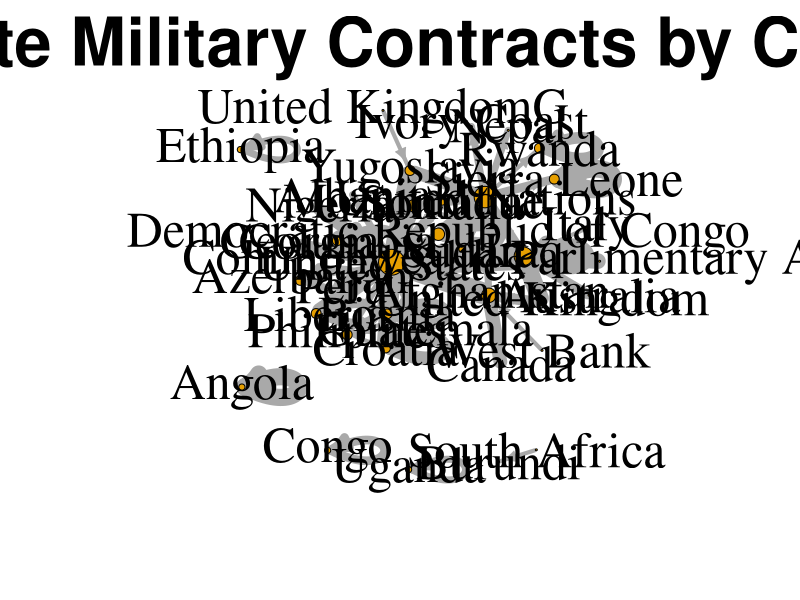

Recreate this plot in R. (Note: this script raises an error after producing the figure.)
## ---- chunk 1
knitr::opts_chunk$set(echo = TRUE)

# Store string containing all required packages
my_packages <- c('igraph', 'RColorBrewer', 'ggplot2', 'dplyr', 'janitor', 'stringr', 'stopwords', 'bipartite')

## ---- chunk 2
# Store all installed packages
ya_installed <- library()$results[,1]

# Check whether required packages are already installed and grab only those that still need installation
need_install<-my_packages[!(my_packages %in% ya_installed)]

#install required packages
lapply(need_install, install.packages, character.only = TRUE)

## ---- chunk 3
# Store all installed packages
ya_loaded <- (.packages())

# Check whether required packages are already installed and grab only those that still need installation
need_load<-my_packages[!(my_packages %in% ya_loaded)]

# Load required packages
lapply(need_load, require, character.only = TRUE)
## ---- chunk 4
PSD <- read.csv("PSD_V4_1990-2007_csv.csv", row.names=NULL, sep=";")

View(PSD)
head(PSD)
summarize(PSD)
## ---- chunk 5
prepped_data <- PSD %>%
  group_by(clientsc, locsc) %>%#I want to know which countries are sending PMSCs where
  summarize(
    contract_no = sum(nofirm)#Summarize the number of PMSCs deployed to a specific country
  )
View(prepped_data)

#Change country codes to actual names
for (i in prepped_data) {
  prepped_data$clientsc <- str_replace_all(prepped_data$clientsc, "ANG", "Angola")
  prepped_data$clientsc <- str_replace_all(prepped_data$clientsc, "AUL", "Australia")
  prepped_data$clientsc <- str_replace_all(prepped_data$clientsc, "AZE", "Azerbaijan")
  prepped_data$clientsc <- str_replace_all(prepped_data$clientsc, "BOS", "Bosnia")
  prepped_data$clientsc <- str_replace_all(prepped_data$clientsc, "CAN", "Canada")
  prepped_data$clientsc <- str_replace_all(prepped_data$clientsc, "COL", "Columbia")
  prepped_data$clientsc <- str_replace_all(prepped_data$clientsc, "CON", "Congo")
  prepped_data$clientsc <- str_replace_all(prepped_data$clientsc, "CPA", "Commonwealth Parlimentary Association")
  prepped_data$clientsc <- str_replace_all(prepped_data$clientsc, "CRO", "Croatia")
  prepped_data$clientsc <- str_replace_all(prepped_data$clientsc, "DRC", "Democratic Republic of Congo")
  prepped_data$clientsc <- str_replace_all(prepped_data$clientsc, "ETH", "Ethiopia")
  prepped_data$clientsc <- str_replace_all(prepped_data$clientsc, "IRQ", "Iraq")
  prepped_data$clientsc <- str_replace_all(prepped_data$clientsc, "ITA", "Italy")
  prepped_data$clientsc <- str_replace_all(prepped_data$clientsc, "LBR", "Liberia")
  prepped_data$clientsc <- str_replace_all(prepped_data$clientsc, "MZM", "Mozambique")
  prepped_data$clientsc <- str_replace_all(prepped_data$clientsc, "PHI", "Philipines")
  prepped_data$clientsc <- str_replace_all(prepped_data$clientsc, "RWA", "Rwanda")
  prepped_data$clientsc <- str_replace_all(prepped_data$clientsc, "SAF", "South Africa")
  prepped_data$clientsc <- str_replace_all(prepped_data$clientsc, "SIE", "Sierra Leone")
  prepped_data$clientsc <- str_replace_all(prepped_data$clientsc, "UGA", "Uganda")
  prepped_data$clientsc <- str_replace_all(prepped_data$clientsc, "UK", "United Kingdom")
  prepped_data$clientsc <- str_replace_all(prepped_data$clientsc, "UKG", "United Kingdom")
  prepped_data$clientsc <- str_replace_all(prepped_data$clientsc, "UN", "United Nations")
  prepped_data$clientsc <- str_replace_all(prepped_data$clientsc, "USA", "United States")
  prepped_data$clientsc <- str_replace_all(prepped_data$clientsc, "WB", "West Bank")
  prepped_data$locsc <- str_replace_all(prepped_data$locsc, "ANG", "Angola")
  prepped_data$locsc <- str_replace_all(prepped_data$locsc, "IRQ", "Iraq")
  prepped_data$locsc <- str_replace_all(prepped_data$locsc, "COL", "Columbia")
  prepped_data$locsc <- str_replace_all(prepped_data$locsc, "AZE", "Azerbaijan")
  prepped_data$locsc <- str_replace_all(prepped_data$locsc, "BOS", "Bosnia")
  prepped_data$locsc <- str_replace_all(prepped_data$locsc, "AFG", "Afghanistan")
  prepped_data$locsc <- str_replace_all(prepped_data$locsc, "CON", "Congo")
  prepped_data$locsc <- str_replace_all(prepped_data$locsc, "CRO", "Croatia")
  prepped_data$locsc <- str_replace_all(prepped_data$locsc, "DRC", "Democratic Republic of Congo")
  prepped_data$locsc <- str_replace_all(prepped_data$locsc, "ETH", "Ethiopia")
  prepped_data$locsc <- str_replace_all(prepped_data$locsc, "LBR", "Liberia")
  prepped_data$locsc <- str_replace_all(prepped_data$locsc, "MZM", "Mozambique")
  prepped_data$locsc <- str_replace_all(prepped_data$locsc, "PHI", "Philipines")
  prepped_data$locsc <- str_replace_all(prepped_data$locsc, "RWA", "Rwanda")
  prepped_data$locsc <- str_replace_all(prepped_data$locsc, "BUI", "Burundi")
  prepped_data$locsc <- str_replace_all(prepped_data$locsc, "SIE", "Sierra Leone")
  prepped_data$locsc <- str_replace_all(prepped_data$locsc, "UGA", "Uganda")
  prepped_data$locsc <- str_replace_all(prepped_data$locsc, "YUG", "Yugoslavia")
  prepped_data$locsc <- str_replace_all(prepped_data$locsc, "SUD", "Sudan")
  prepped_data$locsc <- str_replace_all(prepped_data$locsc, "NEP", "Nepal")
  prepped_data$locsc <- str_replace_all(prepped_data$locsc, "SOM", "Somalia")
  prepped_data$locsc <- str_replace_all(prepped_data$locsc, "IVO", "Ivory Coast")
  prepped_data$locsc <- str_replace_all(prepped_data$locsc, "GRG", "Georgia")
  prepped_data$locsc <- str_replace_all(prepped_data$locsc, "NIG", "Nigeria")
  prepped_data$locsc <- str_replace_all(prepped_data$locsc, "ALB", "Albania")
  prepped_data$locsc <- str_replace_all(prepped_data$locsc, "GUA", "Guatemala")
  prepped_data$locsc <- str_replace_all(prepped_data$locsc, "PER", "Peru")
}
View(prepped_data)
## ---- chunk 6
PSD_matrix <- as.matrix(prepped_data)
#PSD_el <- as.edgelist(prepped_data)
View(PSD_matrix)

PSD.g <- graph_from_data_frame(PSD_matrix, directed = TRUE) #Directed because I want to know which country a contract is coming from
PSD.g #and where it is going
## ---- chunk 7
V(PSD.g)$vertex_degree <- igraph::degree(PSD.g) #Assign a degree attribute

edge_weights <- E(PSD.g)$edge_weight <- prepped_data$contract_no #Make edgeweights the number of firms employed

#Preliminary Visualization
set.seed(375)#For reproduceability
lo_nice = layout_nicely(PSD.g)#layout_nicely automatically selects the best layout
png(file="PrivateSecurityNetwork.png", width=12000, height=10000, res = 400)#Save the visualization as a png
plot(PSD.g, layout = lo_nice, vertex.size = log(V(PSD.g)$vertex_degree) * 5, edge.width = (log(edge_weights) + 1) * 4, edge.arrow.size = 0.9,
     vertex.label.color = "black", vertex.label.cex = 3) +
  title("Private Military Contracts by Country", cex.main = 4)
  #+ palette.colors(palette = "RdPu")#cex.main = size of title
dev.off()#Necessary when saving the visualization as a png
## ---- chunk 8
print("PSD.g 5 number summary")
print("Size:")
vcount(PSD.g)
print("Density")
edge_density(PSD.g)
print("Components:")
components(PSD.g)
print("Diameter:")
diameter(PSD.g)
print("Transitivity:")
transitivity(PSD.g)
## ---- chunk 9
#Build an edgelist
prepped_data2 <- PSD %>%
  group_by(clientsc) %>%
  summarize(
    locsc = locsc
  )
for (i in prepped_data) {
  prepped_data2$clientsc <- str_replace_all(prepped_data2$clientsc, "ANG", "Angola")
  prepped_data2$clientsc <- str_replace_all(prepped_data2$clientsc, "AUL", "Australia")
  prepped_data2$clientsc <- str_replace_all(prepped_data2$clientsc, "AZE", "Azerbaijan")
  prepped_data2$clientsc <- str_replace_all(prepped_data2$clientsc, "BOS", "Bosnia")
  prepped_data2$clientsc <- str_replace_all(prepped_data2$clientsc, "CAN", "Canada")
  prepped_data2$clientsc <- str_replace_all(prepped_data2$clientsc, "COL", "Columbia")
  prepped_data2$clientsc <- str_replace_all(prepped_data2$clientsc, "CON", "Congo")
  prepped_data2$clientsc <- str_replace_all(prepped_data2$clientsc, "CPA", "Commonwealth Parlimentary Association")
  prepped_data2$clientsc <- str_replace_all(prepped_data2$clientsc, "CRO", "Croatia")
  prepped_data2$clientsc <- str_replace_all(prepped_data2$clientsc, "DRC", "Democratic Republic of Congo")
  prepped_data2$clientsc <- str_replace_all(prepped_data2$clientsc, "ETH", "Ethiopia")
  prepped_data2$clientsc <- str_replace_all(prepped_data2$clientsc, "IRQ", "Iraq")
  prepped_data2$clientsc <- str_replace_all(prepped_data2$clientsc, "ITA", "Italy")
  prepped_data2$clientsc <- str_replace_all(prepped_data2$clientsc, "LBR", "Liberia")
  prepped_data2$clientsc <- str_replace_all(prepped_data2$clientsc, "MZM", "Mozambique")
  prepped_data2$clientsc <- str_replace_all(prepped_data2$clientsc, "PHI", "Philipines")
  prepped_data2$clientsc <- str_replace_all(prepped_data2$clientsc, "RWA", "Rwanda")
  prepped_data2$clientsc <- str_replace_all(prepped_data2$clientsc, "SAF", "South Africa")
  prepped_data2$clientsc <- str_replace_all(prepped_data2$clientsc, "SIE", "Sierra Leone")
  prepped_data2$clientsc <- str_replace_all(prepped_data2$clientsc, "UGA", "Uganda")
  prepped_data2$clientsc <- str_replace_all(prepped_data2$clientsc, "UK", "United Kingdom")
  prepped_data2$clientsc <- str_replace_all(prepped_data2$clientsc, "UKG", "United Kingdom")
  prepped_data2$clientsc <- str_replace_all(prepped_data2$clientsc, "UN", "United Nations")
  prepped_data2$clientsc <- str_replace_all(prepped_data2$clientsc, "USA", "United States")
  prepped_data2$clientsc <- str_replace_all(prepped_data2$clientsc, "WB", "West Bank")
  prepped_data2$locsc <- str_replace_all(prepped_data2$locsc, "ANG", "Angola")
  prepped_data2$locsc <- str_replace_all(prepped_data2$locsc, "IRQ", "Iraq")
  prepped_data2$locsc <- str_replace_all(prepped_data2$locsc, "COL", "Columbia")
  prepped_data2$locsc <- str_replace_all(prepped_data2$locsc, "AZE", "Azerbaijan")
  prepped_data2$locsc <- str_replace_all(prepped_data2$locsc, "BOS", "Bosnia")
  prepped_data2$locsc <- str_replace_all(prepped_data2$locsc, "AFG", "Afghanistan")
  prepped_data2$locsc <- str_replace_all(prepped_data2$locsc, "CON", "Congo")
  prepped_data2$locsc <- str_replace_all(prepped_data2$locsc, "CRO", "Croatia")
  prepped_data2$locsc <- str_replace_all(prepped_data2$locsc, "DRC", "Democratic Republic of Congo")
  prepped_data2$locsc <- str_replace_all(prepped_data2$locsc, "ETH", "Ethiopia")
  prepped_data2$locsc <- str_replace_all(prepped_data2$locsc, "LBR", "Liberia")
  prepped_data2$locsc <- str_replace_all(prepped_data2$locsc, "MZM", "Mozambique")
  prepped_data2$locsc <- str_replace_all(prepped_data2$locsc, "PHI", "Philipines")
  prepped_data2$locsc <- str_replace_all(prepped_data2$locsc, "RWA", "Rwanda")
  prepped_data2$locsc <- str_replace_all(prepped_data2$locsc, "BUI", "Burundi")
  prepped_data2$locsc <- str_replace_all(prepped_data2$locsc, "SIE", "Sierra Leone")
  prepped_data2$locsc <- str_replace_all(prepped_data2$locsc, "UGA", "Uganda")
  prepped_data2$locsc <- str_replace_all(prepped_data2$locsc, "YUG", "Yugoslavia")
  prepped_data2$locsc <- str_replace_all(prepped_data2$locsc, "SUD", "Sudan")
  prepped_data2$locsc <- str_replace_all(prepped_data2$locsc, "NEP", "Nepal")
  prepped_data2$locsc <- str_replace_all(prepped_data2$locsc, "SOM", "Somalia")
  prepped_data2$locsc <- str_replace_all(prepped_data2$locsc, "IVO", "Ivory Coast")
  prepped_data2$locsc <- str_replace_all(prepped_data2$locsc, "GRG", "Georgia")
  prepped_data2$locsc <- str_replace_all(prepped_data2$locsc, "NIG", "Nigeria")
  prepped_data2$locsc <- str_replace_all(prepped_data2$locsc, "ALB", "Albania")
  prepped_data2$locsc <- str_replace_all(prepped_data2$locsc, "GUA", "Guatemala")
  prepped_data2$locsc <- str_replace_all(prepped_data2$locsc, "PER", "Peru")
}
#View(prepped_data2)

#prepped_data2.g <- graph_from_biadjacency_matrix(prepped_data2, weighted = TRUE)
#edge.prepped_data2 <- as_edgelist(prepped_data2.g)

webID <- data.frame(matrix("privatecontract", nrow = nrow(prepped_data2), ncol = 1))
new_obj <- cbind(prepped_data2, webID)
colnames(new_obj)<- c("clientsc", "locsc", "WebID")
View(new_obj)
## ---- chunk 10
new_obj_df <- as.data.frame(new_obj)
private_vis1 <- frame2webs(new_obj_df, varnames = c("clientsc", "locsc", "WebID"),
                           type.out = "list", emptylist = TRUE)#Output type = list

#Finding the degree distribution
degreedistr(private_vis1$'privatecontract', plot.it=TRUE, pure.call=TRUE, silent=TRUE, level="both")
## ---- chunk 11
#Network Level Summary
networklevel <- networklevel(private_vis1$'privatecontract')

#Node Level Summaries
node_summary <- specieslevel(private_vis1$'privatecontract') #Specieslevel can calculate summary statistics for individual nodes

#Specific stasitics: I chose the Unites States
node_summary$'higher level'['United States',] #Summarize stats for the U.S node
node_summary$'lower level'['United Nations',] #Summarize stats for the U.N node

networklevel
node_summary
